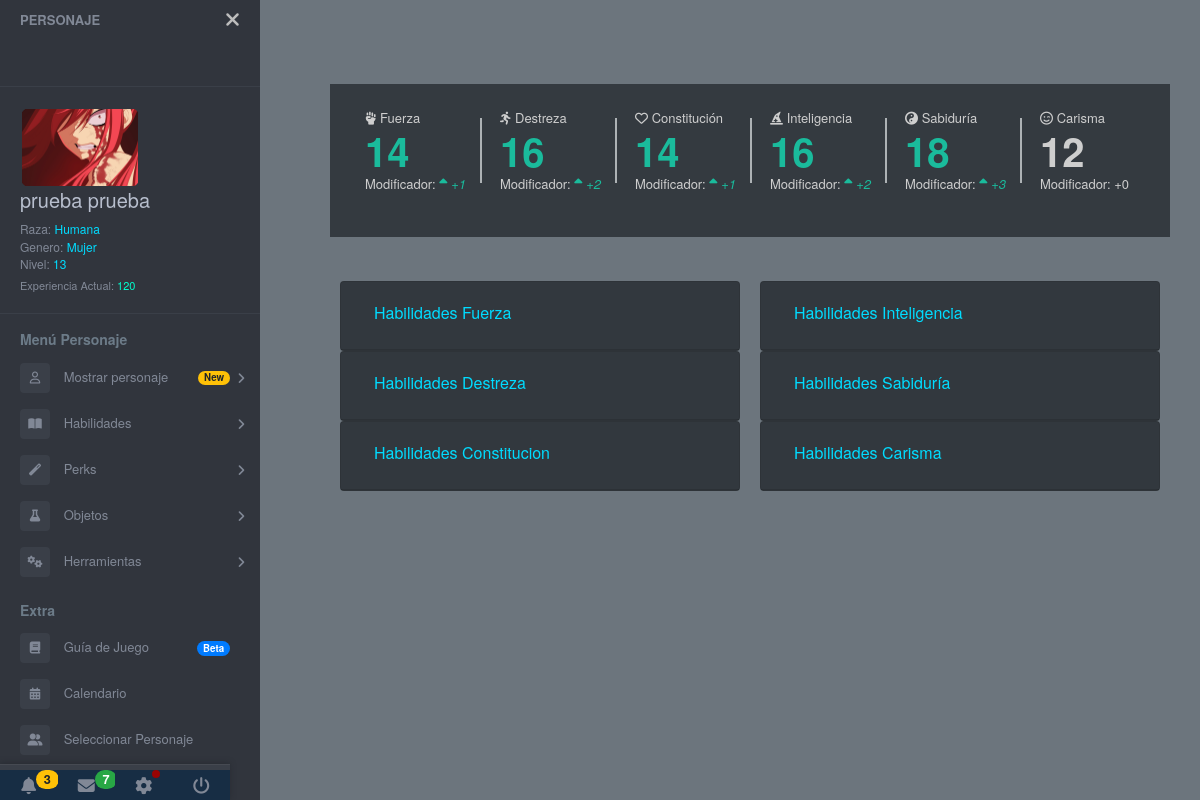
The page /core/showCharacter.php?actualCharacterId=2 (signed in) on the database its author committed.
### tables this page shows
CREATE TABLE `characterpj` (
  `id` int(10) NOT NULL,
  `name` varchar(255) NOT NULL,
  `raze` varchar(255) NOT NULL,
  `gender` varchar(255) DEFAULT NULL,
  `level` int(10) NOT NULL,
  `actualExperience` int(20) NOT NULL,
  `cthulhuKnowledge` int(10) NOT NULL,
  `inspiration` int(10) NOT NULL,
  `actualStress` int(10) NOT NULL,
  `strengthBase` int(10) NOT NULL,
  `dexterityBase` int(10) NOT NULL,
  `constitutionBase` int(10) NOT NULL,
  `inteligenceBase` int(10) NOT NULL,
  `wisdomBase` int(10) NOT NULL,
  `charismaBase` int(10) NOT NULL,
  `velocityBase` int(10) NOT NULL,
  `biography` text DEFAULT NULL,
  `createDate` date DEFAULT NULL,
  `updateDate` date DEFAULT NULL,
  `deleteDate` date DEFAULT NULL,
  `idUser` int(11) DEFAULT NULL
);

### models/characterDAO.php (called while the page is built, shortened)
<?php
class characterDAO
{
    var $id;
    var $mysqli;
    function __construct()
    {
        include_once 'accesDB.php';
        $this->mysqli = ConnectDB();
    }
    function getCharacter (){
        $sql = "SELECT * from characterpj WHERE id=$this->id";
        $toRet = $this->mysqli->query($sql);
        return mysqli_fetch_assoc($toRet);
    }
    function getPerks(){
        $sql = "SELECT * FROM charactersPerk WHERE idUser=$this->id";
        $resultado = mysqli_query($this->mysqli, $sql);
        if($resultado){
            return $resultado;
        }
        return "Error";
    }
    function setId($id){
        $this->id = $id;
    }
}

### models/accesDB.php (called while the page is built)
<?php
function ConnectDB()
{
    $mysqli = new mysqli("localhost","userDNC","userDNC","dungeonscthulhu");
	if ($mysqli->connect_errno) {
        echo "Can´t access to DB";
        return false;
	}
	else{
        $mysqli->set_charset("utf8");
		return $mysqli;
	}
}
?>

### core/functions/dice.php (called while the page is built, shortened)
<?php
function calculateModify($data)
{
    $modifier = 0;
    $modifierArray = [
        0,
        0,
        0,
        0,
        0,
        0,
    ];
    $array = [
        $data["strengthBase"],
        $data["dexterityBase"],
        $data["constitutionBase"],
        $data["inteligenceBase"],
        $data["wisdomBase"],
        $data["charismaBase"],
    ];
    $j = 0;
    foreach ($array as $attribute) {
        if ($attribute < 12) {
            $modifier = ceil(($attribute - 13) / 2) * 2;
        } else {
            $modifier = ($attribute - 12) / 2;
        }
        $modifierArray[$j] = floor($modifier)<0? strval(floor($modifier)):"+".strval(floor($modifier));
        $j++;
    }
return $modifierArray;
}
function calculatePerkAttribute($dataPj,$dataPerk)
{
    return $dataPj;
}

### view/showCharacter.php (the view, shortened to what this page needs)
<link href="../resources/css/custom.min.css" rel="stylesheet">
<div class="row my-4">
    <div class="tile_count col-xl-12 py-4 bg-dark text-molon">
        <div class="col-xl-2 col-lg-2 col-md-4 col-sm-4 tile_stats_count">
            <span class="count_top"><i class="fas fa-fist-raised"></i> Fuerza</span>
            <div class="count <?php if ($data["strengthBase"] > 12) {
                                    echo "green";
                                } else {
                                    if ($data["strengthBase"] < 12) {
                                        echo "red";
                                    } else {
                                        echo "gray";
                                    }
                                } ?>"><?php echo $data["strengthBase"]; ?></div>
            <span class="count_bottom">Modificador:
                <?php
                if ($modifierArray[0] > 0) {
                    echo '<i class="green">
                    <i class="fa fa-sort-asc"></i>' . $modifierArray[0] .
                        '</i>';
                }
                ?>
            </span>
        </div>
        <div class="col-xl-2 col-lg-2 col-md-4 col-sm-4 tile_stats_count">
            <span class="count_top"><i class="fas fa-running"></i> Destreza</span>
            <div class="count <?php if ($data["dexterityBase"] > 12) {
                                    echo "green";
                                } else {
                                    if ($data["dexterityBase"] < 12) {
                                        echo "red";
                                    } else {
                                        echo "gray";
                                    }
                                } ?>"><?php echo $data["dexterityBase"]; ?></div>
            <span class="count_bottom">Modificador:
                <?php
                if ($modifierArray[1] > 0) {
                    echo '<i class="green">
                    <i class="fa fa-sort-asc"></i>' . $modifierArray[1] .
                        '</i>';
                }
                ?>
            </span>
        </div>
        <div class="col-xl-2 col-lg-2 col-md-4 col-sm-4 tile_stats_count">
            <span class="count_top"><i class="far fa-heart"></i> Constitución</span>
            <div class="count <?php if ($data["constitutionBase"] > 12) {
                                    echo "green";
                                } else {
                                    if ($data["constitutionBase"] < 12) {
                                        echo "red";
                                    } else {
                                        echo "gray";
                                    }
                                } ?>"><?php echo $data["constitutionBase"]; ?></div>
            <span class="count_bottom">Modificador:
                <?php
                if ($modifierArray[2] > 0) {
                    echo '<i class="green">
                    <i class="fa fa-sort-asc"></i>' . $modifierArray[2] .
                        '</i>';
                }
                ?>
            </span>
        </div>
        <div class="col-xl-2 col-lg-2 col-md-4 col-sm-4 tile_stats_count">
            <span class="count_top"><i class="fas fa-hat-wizard"></i> Inteligencia</span>
            <div class="count <?php if ($data["inteligenceBase"] > 12) {
                                    echo "green";
                                } else {
                                    if ($data["inteligenceBase"] < 12) {
                                        echo "red";
                                    } else {
                                        echo "gray";
                                    }
                                } ?>"><?php echo $data["inteligenceBase"]; ?></div>
            <span class="count_bottom">Modificador:
                <?php
                if ($modifierArray[3] > 0) {
                    echo '<i class="green">
                    <i class="fa fa-sort-asc"></i>' . $modifierArray[3] .
                        '</i>';
                }
                ?>
            </span>
        </div>
        <div class="col-xl-2 col-lg-2 col-md-4 col-sm-4 tile_stats_count">
            <span class="count_top"><i class="fas fa-yin-yang"></i> Sabiduría</span>
            <div class="count <?php if ($data["wisdomBase"] > 12) {
                                    echo "green";
                                } else {
                                    if ($data["wisdomBase"] < 12) {
                                        echo "red";
                                    } else {
                                        echo "gray";
                                    }
                                } ?>"><?php echo $data["wisdomBase"]; ?></div>
            <span class="count_bottom">Modificador:
                <?php
                if ($modifierArray[4] > 0) {
                    echo '<i class="green">
                    <i class="fa fa-sort-asc"></i>' . $modifierArray[4] .
                        '</i>';
                }
                ?>
            </span>
        </div>
        <div class="col-xl-2 col-lg-2 col-md-4 col-sm-4 tile_stats_count">
            <span class="count_top"><i class="far fa-smile-wink"></i> Carisma</span>
            <div class="count <?php if ($data["charismaBase"] > 12) {
                                    echo "green";
                                } else {
                                    if ($data["charismaBase"] < 12) {
                                        echo "red";
                                    } else {
                                        echo "gray";
                                    }
                                } ?>"><?php echo $data["charismaBase"]; ?></div>
            <span class="count_bottom">Modificador:
                <?php
                if ($modifierArray[5] > 0) {
                    echo '<i class="green">
                    <i class="fa fa-sort-asc"></i>' . $modifierArray[5] .
                        '</i>';
                } else {
                    if ($modifierArray[5] < 0) {
                        echo '<i class="red">
                        <i class="fa fa-sort-desc"></i>' . $modifierArray[5] .
                            '</i>';
                    } else {
                        echo $modifierArray[5] .
                            '</i>';
                    }
                }
                ?>
            </span>
        </div>
    </div>
</div>
<div class="col-xl-12 container">
    <div class="row">
        <div class="col-xl-6 col-md-12" id="accordion">
            <div class="card bg-dark">
                <div class="card-header" id="headingOne">
                    <h5 class="mb-0">
                        <button class="btn btn-link" data-toggle="collapse" data-target="#collapseOne" aria-expanded="false" aria-controls="collapseOne">
                            Habilidades Fuerza
                        </button>
                    </h5>
                </div>
            </div>
            <div class="card bg-dark">
                <div class="card-header" id="headingTwo">
                    <h5 class="mb-0">
                        <button class="btn btn-link" data-toggle="collapse" data-target="#collapseTwo" aria-expanded="false" aria-controls="collapseTwo">
                            Habilidades Destreza
                        </button>
                    </h5>
                </div>
            </div>
            <div class="card bg-dark">
                <div class="card-header" id="headingThree">
                    <h5 class="mb-0">
                        <button class="btn btn-link" data-toggle="collapse" data-target="#collapseThree" aria-expanded="false" aria-controls="collapseThree">
                            Habilidades Constitucion
                        </button>
                    </h5>
                </div>
            </div>
        </div>
        <div class="col-xl-6 col-md-12" id="accordion">
            <div class="card bg-dark">
                <div class="card-header" id="headingFour">
                    <h5 class="mb-0">
                        <button class="btn btn-link" data-toggle="collapse" data-target="#collapseFour" aria-expanded="false" aria-controls="collapseFour">
                            Habilidades Inteligencia
                        </button>
                    </h5>
                </div>
            </div>
            <div class="card bg-dark">
                <div class="card-header" id="headingFive">
                    <h5 class="mb-0">
                        <button class="btn btn-link" data-toggle="collapse" data-target="#collapseFive" aria-expanded="false" aria-controls="collapseFive">
                            Habilidades Sabiduría
                        </button>
                    </h5>
                </div>
            </div>
            <div class="card bg-dark">
                <div class="card-header" id="headingSix">
                    <h5 class="mb-0">
                        <button class="btn btn-link" data-toggle="collapse" data-target="#collapseSix" aria-expanded="false" aria-controls="collapseSix">
                            Habilidades Carisma
                        </button>
                    </h5>
                </div>
            </div>
        </div>
    </div>
</div>

### resources/css/lateralBar.css (style rules this page uses)
body { font-size: 0.9rem; }

### resources/css/core.css (style rules this page uses)
body, html { height: 100%; }

### rows shown on the page
characterpj: strengthBase "14", dexterityBase "16", constitutionBase "14", inteligenceBase "16", wisdomBase "18", charismaBase "12"

### other values the page prints
$_SESSION["actualCharacterName"] "prueba prueba"
$_SESSION["actualCharacterRaze"] "Humana"
$_SESSION["actualCharacterGender"] "Mujer"
$_SESSION["actualCharacterLvl"] "13"
$_SESSION["actualCharacterExp"] "120"
$modifierArray[0] "+1"
$modifierArray[1] "+2"
$modifierArray[2] "+1"
$modifierArray[3] "+2"
$modifierArray[4] "+3"
$modifierArray[5] "+0"
